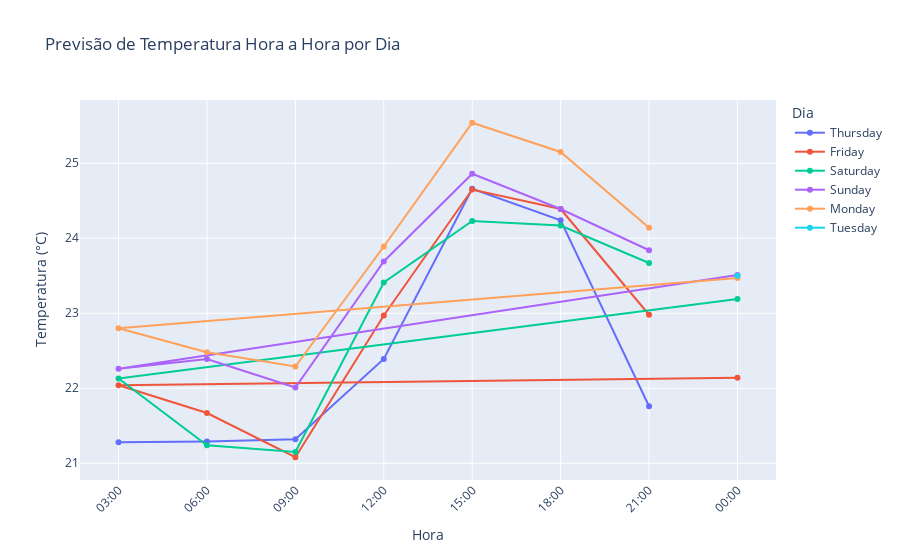
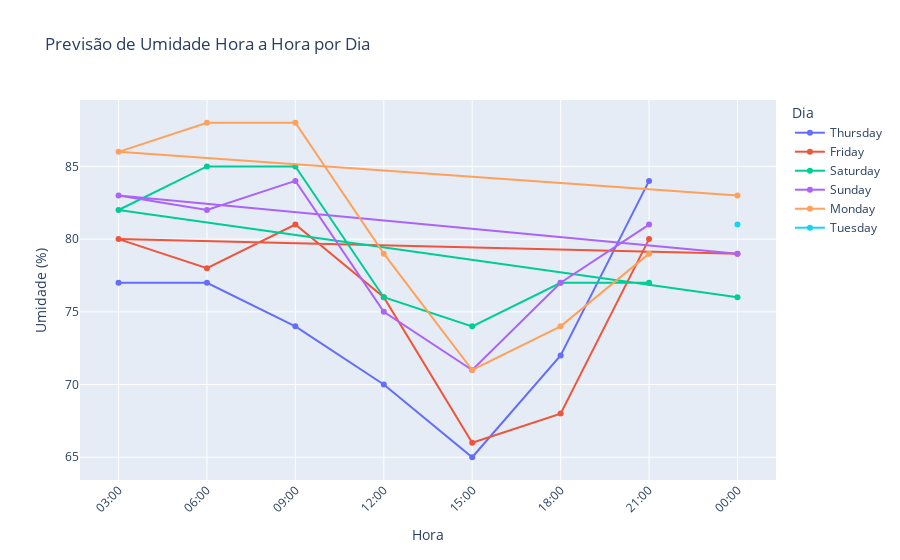
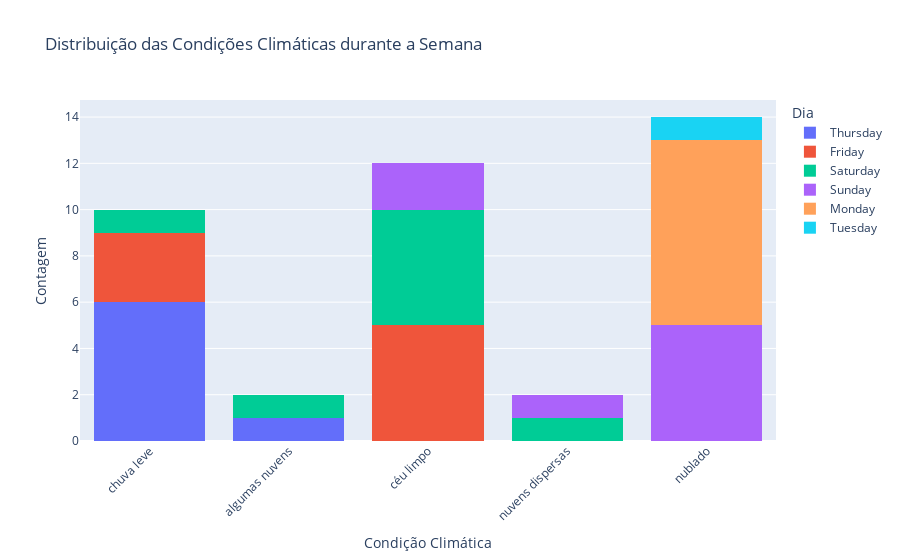

Notebook cell for these charts, in order:
### Markdown cell above
Código Python para Gerar os Gráficos e Tabela:

### Code cell
import requests
import pandas as pd
import plotly.express as px
from datetime import datetime, timedelta

# Sua chave de API do OpenWeatherMap
api_key = ""
city = "Cabo Frio,br"  # Alterar para sua cidade

# URL da API OpenWeatherMap para pegar previsão de 5 dias
url = f"http://api.openweathermap.org/data/2.5/forecast?q={city}&appid={api_key}&units=metric&lang=pt_br"

# Faz a requisição à API
response = requests.get(url)

# Verificando se a requisição foi bem-sucedida
if response.status_code == 200:
    data = response.json()

    # Lista para armazenar as informações processadas
    horas = []
    temperaturas = []
    umidades = []
    descricoes = []
    dias = []

    # Processando as previsões (previsão de 1 hora em 1 hora)
    for forecast in data['list']:
        hora = datetime.utcfromtimestamp(forecast['dt']).strftime('%H:%M')
        temperatura = forecast['main']['temp']
        umidade = forecast['main']['humidity']
        descricao = forecast['weather'][0]['description']
        dia = datetime.utcfromtimestamp(forecast['dt']).strftime('%A')  # Nome do dia

        horas.append(hora)
        temperaturas.append(temperatura)
        umidades.append(umidade)
        descricoes.append(descricao)
        dias.append(dia)

    # Criando o DataFrame com os dados
    df = pd.DataFrame({
        'Dia': dias,
        'Hora': horas,
        'Temperatura (°C)': temperaturas,
        'Umidade (%)': umidades,
        'Condição': descricoes
    })

    # Exibindo os dados
    print(df)

    # Gerando gráfico interativo da Temperatura ao longo do dia
    fig = px.line(df, x='Hora', y='Temperatura (°C)', color='Dia', title='Previsão de Temperatura Hora a Hora por Dia', markers=True)
    fig.update_layout(xaxis_title="Hora", yaxis_title="Temperatura (°C)", xaxis_tickangle=-45)
    fig.show()

    # Gerando gráfico interativo da Umidade ao longo do dia
    fig2 = px.line(df, x='Hora', y='Umidade (%)', color='Dia', title='Previsão de Umidade Hora a Hora por Dia', markers=True)
    fig2.update_layout(xaxis_title="Hora", yaxis_title="Umidade (%)", xaxis_tickangle=-45)
    fig2.show()

    # Gerando gráfico interativo das Condições climáticas (exemplo com contagem de tipos de clima)
    fig3 = px.histogram(df, x="Condição", title="Distribuição das Condições Climáticas durante a Semana", color='Dia', barmode="stack")
    fig3.update_layout(xaxis_title="Condição Climática", yaxis_title="Contagem", xaxis_tickangle=-45)
    fig3.show()

else:
    print(f"Erro ao acessar os dados. Código de status: {response.status_code}")

### Figure 1 — Plotly figure (JSON) as saved in the notebook; plotly's stock layout.template omitted (floating-point values rounded to 4 significant figures)
{"data": [{"hovertemplate": "Dia=Thursday<br>Hora=%{x}<br>Temperatura (°C)=%{y}<extra></extra>", "legendgroup": "Thursday", "line": {"color": "#636efa", "dash": "solid"}, "marker": {"symbol": "circle"}, "mode": "lines+markers", "name": "Thursday", "orientation": "v", "showlegend": true, "type": "scatter", "x": ["03:00", "06:00", "09:00", "12:00", "15:00", "18:00", "21:00"], "xaxis": "x", "y": [21.28, 21.29, 21.32, 22.39, 24.66, 24.24, 21.76], "yaxis": "y"}, {"hovertemplate": "Dia=Friday<br>Hora=%{x}<br>Temperatura (°C)=%{y}<extra></extra>", "legendgroup": "Friday", "line": {"color": "#EF553B", "dash": "solid"}, "marker": {"symbol": "circle"}, "mode": "lines+markers", "name": "Friday", "orientation": "v", "showlegend": true, "type": "scatter", "x": ["00:00", "03:00", "06:00", "09:00", "12:00", "15:00", "18:00", "21:00"], "xaxis": "x", "y": [22.14, 22.04, 21.67, 21.08, 22.97, 24.65, 24.39, 22.98], "yaxis": "y"}, {"hovertemplate": "Dia=Saturday<br>Hora=%{x}<br>Temperatura (°C)=%{y}<extra></extra>", "legendgroup": "Saturday", "line": {"color": "#00cc96", "dash": "solid"}, "marker": {"symbol": "circle"}, "mode": "lines+markers", "name": "Saturday", "orientation": "v", "showlegend": true, "type": "scatter", "x": ["00:00", "03:00", "06:00", "09:00", "12:00", "15:00", "18:00", "21:00"], "xaxis": "x", "y": [23.19, 22.13, 21.24, 21.15, 23.41, 24.23, 24.17, 23.67], "yaxis": "y"}, {"hovertemplate": "Dia=Sunday<br>Hora=%{x}<br>Temperatura (°C)=%{y}<extra></extra>", "legendgroup": "Sunday", "line": {"color": "#ab63fa", "dash": "solid"}, "marker": {"symbol": "circle"}, "mode": "lines+markers", "name": "Sunday", "orientation": "v", "showlegend": true, "type": "scatter", "x": ["00:00", "03:00", "06:00", "09:00", "12:00", "15:00", "18:00", "21:00"], "xaxis": "x", "y": [23.51, 22.26, 22.39, 22.01, 23.69, 24.86, 24.39, 23.84], "yaxis": "y"}, {"hovertemplate": "Dia=Monday<br>Hora=%{x}<br>Temperatura (°C)=%{y}<extra></extra>", "legendgroup": "Monday", "line": {"color": "#FFA15A", "dash": "solid"}, "marker": {"symbol": "circle"}, "mode": "lines+markers", "name": "Monday", "orientation": "v", "showlegend": true, "type": "scatter", "x": ["00:00", "03:00", "06:00", "09:00", "12:00", "15:00", "18:00", "21:00"], "xaxis": "x", "y": [23.47, 22.8, 22.48, 22.29, 23.89, 25.54, 25.15, 24.14], "yaxis": "y"}, {"hovertemplate": "Dia=Tuesday<br>Hora=%{x}<br>Temperatura (°C)=%{y}<extra></extra>", "legendgroup": "Tuesday", "line": {"color": "#19d3f3", "dash": "solid"}, "marker": {"symbol": "circle"}, "mode": "lines+markers", "name": "Tuesday", "orientation": "v", "showlegend": true, "type": "scatter", "x": ["00:00"], "xaxis": "x", "y": [23.5], "yaxis": "y"}], "layout": {"legend": {"title": {"text": "Dia"}, "tracegroupgap": 0}, "title": {"text": "Previsão de Temperatura Hora a Hora por Dia"}, "xaxis": {"anchor": "y", "domain": [0, 1], "tickangle": -45, "title": {"text": "Hora"}}, "yaxis": {"anchor": "x", "domain": [0, 1], "title": {"text": "Temperatura (°C)"}}}}

### Figure 2 — Plotly figure (JSON) as saved in the notebook; plotly's stock layout.template omitted (floating-point values rounded to 4 significant figures)
{"data": [{"hovertemplate": "Dia=Thursday<br>Hora=%{x}<br>Umidade (%)=%{y}<extra></extra>", "legendgroup": "Thursday", "line": {"color": "#636efa", "dash": "solid"}, "marker": {"symbol": "circle"}, "mode": "lines+markers", "name": "Thursday", "orientation": "v", "showlegend": true, "type": "scatter", "x": ["03:00", "06:00", "09:00", "12:00", "15:00", "18:00", "21:00"], "xaxis": "x", "y": [77, 77, 74, 70, 65, 72, 84], "yaxis": "y"}, {"hovertemplate": "Dia=Friday<br>Hora=%{x}<br>Umidade (%)=%{y}<extra></extra>", "legendgroup": "Friday", "line": {"color": "#EF553B", "dash": "solid"}, "marker": {"symbol": "circle"}, "mode": "lines+markers", "name": "Friday", "orientation": "v", "showlegend": true, "type": "scatter", "x": ["00:00", "03:00", "06:00", "09:00", "12:00", "15:00", "18:00", "21:00"], "xaxis": "x", "y": [79, 80, 78, 81, 76, 66, 68, 80], "yaxis": "y"}, {"hovertemplate": "Dia=Saturday<br>Hora=%{x}<br>Umidade (%)=%{y}<extra></extra>", "legendgroup": "Saturday", "line": {"color": "#00cc96", "dash": "solid"}, "marker": {"symbol": "circle"}, "mode": "lines+markers", "name": "Saturday", "orientation": "v", "showlegend": true, "type": "scatter", "x": ["00:00", "03:00", "06:00", "09:00", "12:00", "15:00", "18:00", "21:00"], "xaxis": "x", "y": [76, 82, 85, 85, 76, 74, 77, 77], "yaxis": "y"}, {"hovertemplate": "Dia=Sunday<br>Hora=%{x}<br>Umidade (%)=%{y}<extra></extra>", "legendgroup": "Sunday", "line": {"color": "#ab63fa", "dash": "solid"}, "marker": {"symbol": "circle"}, "mode": "lines+markers", "name": "Sunday", "orientation": "v", "showlegend": true, "type": "scatter", "x": ["00:00", "03:00", "06:00", "09:00", "12:00", "15:00", "18:00", "21:00"], "xaxis": "x", "y": [79, 83, 82, 84, 75, 71, 77, 81], "yaxis": "y"}, {"hovertemplate": "Dia=Monday<br>Hora=%{x}<br>Umidade (%)=%{y}<extra></extra>", "legendgroup": "Monday", "line": {"color": "#FFA15A", "dash": "solid"}, "marker": {"symbol": "circle"}, "mode": "lines+markers", "name": "Monday", "orientation": "v", "showlegend": true, "type": "scatter", "x": ["00:00", "03:00", "06:00", "09:00", "12:00", "15:00", "18:00", "21:00"], "xaxis": "x", "y": [83, 86, 88, 88, 79, 71, 74, 79], "yaxis": "y"}, {"hovertemplate": "Dia=Tuesday<br>Hora=%{x}<br>Umidade (%)=%{y}<extra></extra>", "legendgroup": "Tuesday", "line": {"color": "#19d3f3", "dash": "solid"}, "marker": {"symbol": "circle"}, "mode": "lines+markers", "name": "Tuesday", "orientation": "v", "showlegend": true, "type": "scatter", "x": ["00:00"], "xaxis": "x", "y": [81], "yaxis": "y"}], "layout": {"legend": {"title": {"text": "Dia"}, "tracegroupgap": 0}, "title": {"text": "Previsão de Umidade Hora a Hora por Dia"}, "xaxis": {"anchor": "y", "domain": [0, 1], "tickangle": -45, "title": {"text": "Hora"}}, "yaxis": {"anchor": "x", "domain": [0, 1], "title": {"text": "Umidade (%)"}}}}

### Figure 3 — Plotly figure (JSON) as saved in the notebook; plotly's stock layout.template omitted (floating-point values rounded to 4 significant figures)
{"data": [{"alignmentgroup": "True", "bingroup": "x", "hovertemplate": "Dia=Thursday<br>Condição=%{x}<br>count=%{y}<extra></extra>", "legendgroup": "Thursday", "marker": {"color": "#636efa", "pattern": {"shape": ""}}, "name": "Thursday", "offsetgroup": "Thursday", "orientation": "v", "showlegend": true, "type": "histogram", "x": ["chuva leve", "chuva leve", "chuva leve", "algumas nuvens", "chuva leve", "chuva leve", "chuva leve"], "xaxis": "x", "yaxis": "y"}, {"alignmentgroup": "True", "bingroup": "x", "hovertemplate": "Dia=Friday<br>Condição=%{x}<br>count=%{y}<extra></extra>", "legendgroup": "Friday", "marker": {"color": "#EF553B", "pattern": {"shape": ""}}, "name": "Friday", "offsetgroup": "Friday", "orientation": "v", "showlegend": true, "type": "histogram", "x": ["chuva leve", "chuva leve", "chuva leve", "céu limpo", "céu limpo", "céu limpo", "céu limpo", "céu limpo"], "xaxis": "x", "yaxis": "y"}, {"alignmentgroup": "True", "bingroup": "x", "hovertemplate": "Dia=Saturday<br>Condição=%{x}<br>count=%{y}<extra></extra>", "legendgroup": "Saturday", "marker": {"color": "#00cc96", "pattern": {"shape": ""}}, "name": "Saturday", "offsetgroup": "Saturday", "orientation": "v", "showlegend": true, "type": "histogram", "x": ["céu limpo", "chuva leve", "céu limpo", "céu limpo", "céu limpo", "nuvens dispersas", "algumas nuvens", "céu limpo"], "xaxis": "x", "yaxis": "y"}, {"alignmentgroup": "True", "bingroup": "x", "hovertemplate": "Dia=Sunday<br>Condição=%{x}<br>count=%{y}<extra></extra>", "legendgroup": "Sunday", "marker": {"color": "#ab63fa", "pattern": {"shape": ""}}, "name": "Sunday", "offsetgroup": "Sunday", "orientation": "v", "showlegend": true, "type": "histogram", "x": ["céu limpo", "céu limpo", "nuvens dispersas", "nublado", "nublado", "nublado", "nublado", "nublado"], "xaxis": "x", "yaxis": "y"}, {"alignmentgroup": "True", "bingroup": "x", "hovertemplate": "Dia=Monday<br>Condição=%{x}<br>count=%{y}<extra></extra>", "legendgroup": "Monday", "marker": {"color": "#FFA15A", "pattern": {"shape": ""}}, "name": "Monday", "offsetgroup": "Monday", "orientation": "v", "showlegend": true, "type": "histogram", "x": ["nublado", "nublado", "nublado", "nublado", "nublado", "nublado", "nublado", "nublado"], "xaxis": "x", "yaxis": "y"}, {"alignmentgroup": "True", "bingroup": "x", "hovertemplate": "Dia=Tuesday<br>Condição=%{x}<br>count=%{y}<extra></extra>", "legendgroup": "Tuesday", "marker": {"color": "#19d3f3", "pattern": {"shape": ""}}, "name": "Tuesday", "offsetgroup": "Tuesday", "orientation": "v", "showlegend": true, "type": "histogram", "x": ["nublado"], "xaxis": "x", "yaxis": "y"}], "layout": {"barmode": "stack", "legend": {"title": {"text": "Dia"}, "tracegroupgap": 0}, "title": {"text": "Distribuição das Condições Climáticas durante a Semana"}, "xaxis": {"anchor": "y", "domain": [0, 1], "tickangle": -45, "title": {"text": "Condição Climática"}}, "yaxis": {"anchor": "x", "domain": [0, 1], "title": {"text": "Contagem"}}}}
